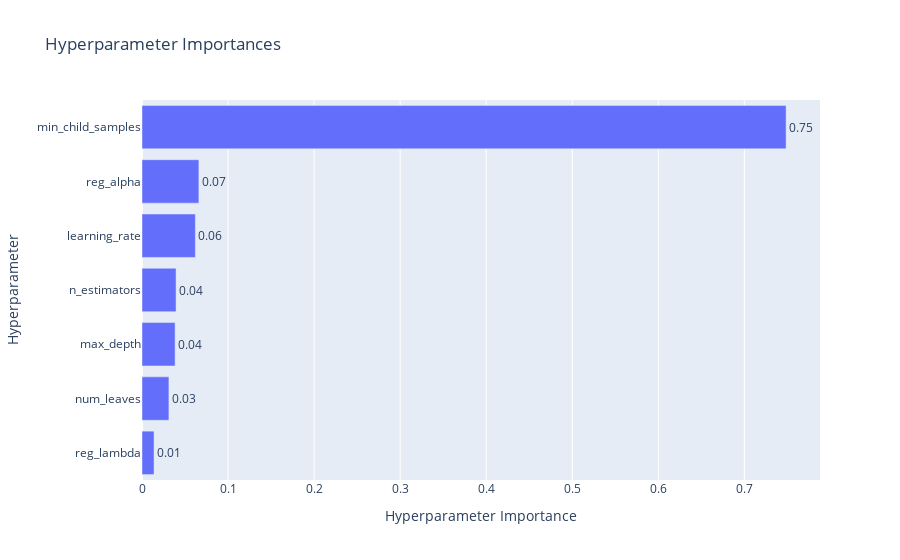

Notebook code cell kept with this figure:
### Code cell
plot_param_importances(study)

### Figure 1 — Plotly figure (JSON) as saved in the notebook; plotly's stock layout.template omitted (floating-point values rounded to 4 significant figures)
{"data": [{"cliponaxis": false, "hovertemplate": ["reg_lambda (FloatDistribution): 0.014004680597958214<extra></extra>", "num_leaves (IntDistribution): 0.03129535274239034<extra></extra>", "max_depth (IntDistribution): 0.038473387274247005<extra></extra>", "n_estimators (IntDistribution): 0.039578204034304065<extra></extra>", "learning_rate (FloatDistribution): 0.06202913914440851<extra></extra>", "reg_alpha (FloatDistribution): 0.0660965270186386<extra></extra>", "min_child_samples (IntDistribution): 0.7485227091880533<extra></extra>"], "name": "Objective Value", "orientation": "h", "text": ["0.01", "0.03", "0.04", "0.04", "0.06", "0.07", "0.75"], "textposition": "outside", "type": "bar", "x": [0.014, 0.0313, 0.03847, 0.03958, 0.06203, 0.0661, 0.7485], "y": ["reg_lambda", "num_leaves", "max_depth", "n_estimators", "learning_rate", "reg_alpha", "min_child_samples"]}], "layout": {"title": {"text": "Hyperparameter Importances"}, "xaxis": {"title": {"text": "Hyperparameter Importance"}}, "yaxis": {"title": {"text": "Hyperparameter"}}}}
